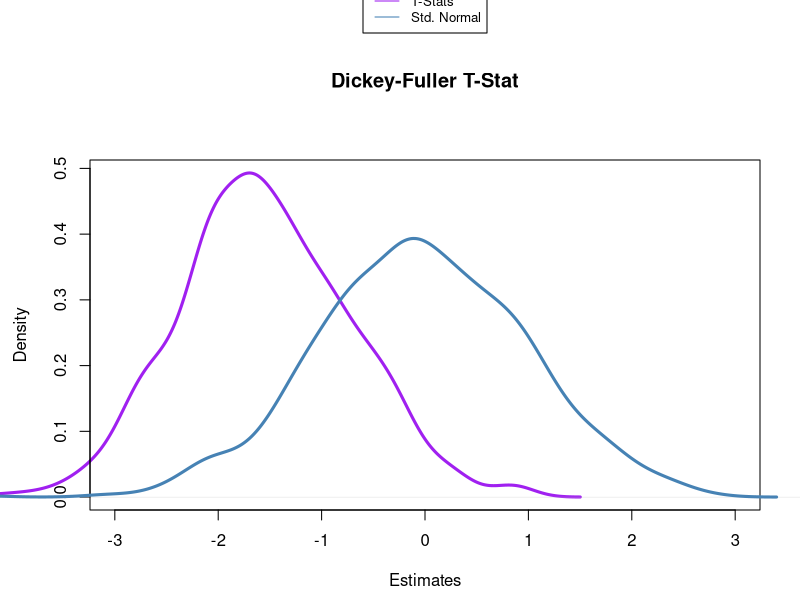
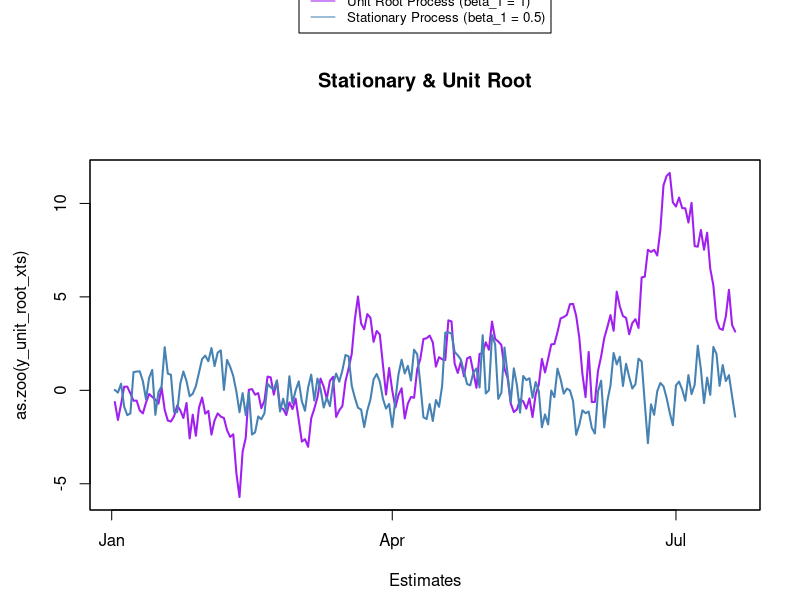
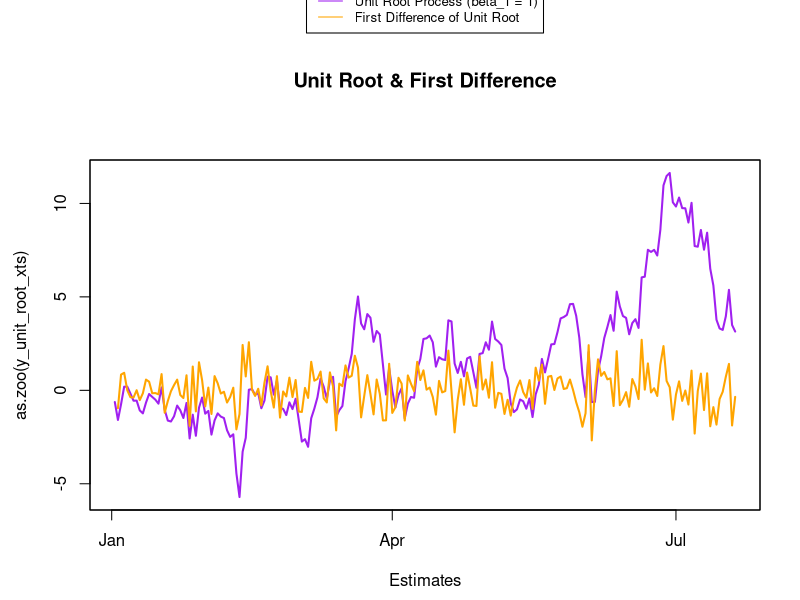

The R source for these figures, in order: (Note: this script raises an error after producing the figures.)
# Week 2 Exercises -- BEEM012.

# Adapted from exercises and examples in Hanck, Arnold, Gerber, and Schmelzer (2020) 
# Introduction to Econometrics with R. This book is licensed under the Creative Commons Attribution-NonCommercial-ShareAlike 4.0 International License. (HA)

# Load useful libraries we will use for time series.
library(AER)
library(readxl)
library(xts)
library(zoo)
library(dynlm)

#install.packages("urca")
library(urca)

### Section 1: Testing for a Unit Root Process

#===============================================================================
# SET-UP SECTION
# This section between the ====== lines is set-up, where we simulate some
# time series we use below so we can see how the test for a unit root process works.
# If you want to look through this section and see how it works, great!
# If not, you can skip this and focus on the section below where we do the test 
# and analyze results.

# First, we set up a unit root process with beta_1 = 1.

num_iterations <- c(1000) # Here we are simulating 50 time series
num_periods <- c(200)

random_walk <- array(c(0),dim = c(num_iterations,num_periods))
beta_1_hat <- array(c(0),dim = c(num_iterations))
d <- as.Date(1:num_periods)
DickeyFuller_teststats <- array(c(0),dim = c(num_iterations)) # We are also setting up an empty vector to record the t-statistics for beta_1_hat

set.seed(250) ## set seed to replicate randomization

# This first time series we simulate is a unit root, with \beta_1 = 1.

for (i in 1:num_iterations) {   
  u <- rnorm(num_periods)   
  random_walk[i,1] = u[1]
  for (t in 2:num_periods) {
    random_walk[i,t] = (1 * random_walk[i,t-1]) + u[t]
  }
  y_unit_root = random_walk[i,]
  y_unit_root_xts <- xts(y_unit_root, d)
  AR1_DickeyFuller_lm <- lm(diff(y_unit_root_xts) ~ lag(y_unit_root_xts,1))
  DickeyFuller_teststats[i] = coeftest(AR1_DickeyFuller_lm)[2,3]
}

# Now, for comparison, we simulate time series where beta = 0.25:

stationary_process <- array(c(0),dim = c(num_iterations,num_periods))
d <- as.Date(1:num_periods)
DickeyFuller_teststats_Stationary <- array(c(0),dim = c(num_iterations)) # We are also setting up an empty vector to record the t-statistics for beta_1_hat

for (i in 1:num_iterations) {   
  u <- rnorm(num_periods)   
  stationary_process[i,1] = u[1]
  for (t in 2:num_periods) {
    stationary_process[i,t] = (0.5 * stationary_process[i,t-1]) + u[t]
  }
  
  y_stationary = stationary_process[i,]
  y_stationary_xts <- xts(y_stationary, d)
  AR1_DickeyFuller_lm <- lm(diff(y_stationary_xts) ~ lag(y_stationary_xts,1))
  DickeyFuller_teststats_Stationary[i] = coeftest(AR1_DickeyFuller_lm)[2,3]
}

#### Now, we will simulate an AR2 time series so we can use an Augmented Dickey Fuller Test.
y_unit_root_AR2 <- array(c(0),dim = c(num_periods))

set.seed(250) ## set seed to replicate randomization
# This second time series will be an AR2 unit root process
# so \beta_1 + \beta_2 = 1 for a unit root.
# Let's therefore set beta_1 = 0.7 and beta_2 = 0.3
beta1 <- 0.7
beta2 <- 0.3

u <- rnorm(num_periods)   
y_unit_root_AR2[1] = u[1]
y_unit_root_AR2[2] = (beta1 * y_unit_root_AR2[1]) + u[2]
for (t in 3:num_periods) {
  y_unit_root_AR2[t] = (beta1 * y_unit_root_AR2[t-1]) + (beta2 * y_unit_root_AR2[t-2]) + u[t]
}
y_unit_root_AR2
y_unit_root_AR2_xts <- xts(y_unit_root_AR2, d)

#### Now, we will simulate an AR2 time series WITH a Time Trend so we can use
# an Augmented Dickey Fuller Test of stationarity AROUND a trend
y_AR2_TrendStationary <- array(c(0),dim = c(num_periods))

set.seed(150) ## set seed to replicate randomization
# This second time series will be an AR2 unit root process
# so \beta_1 + \beta_2 = 1 for a unit root.
# Let's therefore set beta_1 = 0.7 and beta_2 = 0.3
alpha <- 0.5
beta1 <- 0.3
beta2 <- 0.1

u <- rnorm(num_periods)   
y_AR2_TrendStationary[1] = alpha + u[1]
y_AR2_TrendStationary[2] = (alpha*2) + (beta1 * y_AR2_TrendStationary[1]) + u[2]
for (t in 3:num_periods) {
  y_AR2_TrendStationary[t] = (alpha*t) + (beta1 * y_AR2_TrendStationary[t-1]) + (beta2 * y_AR2_TrendStationary[t-2]) + u[t]
}
y_AR2_TrendStationary_xts <- xts(y_AR2_TrendStationary, d)

# Let's take the first of our iterations as an example:
y_stationary = stationary_process[1,]
y_stationary_xts <- xts(y_stationary, d)
y_unit_root = random_walk[1,]
y_unit_root_xts <- xts(y_unit_root, d)
#===============================================================================

####### Section 1.2: Plotting Time Series
### To show that the Dickey-Fuller Test Statistics are not normal:

t_stdnormal <- rnorm(1000) # This draw of 1000 outcomes from a standard normal will be compared to the distribution of t-statistics

par(mar=c(4.5, 4.5, 8, 2), xpd=TRUE)
plot(density(DickeyFuller_teststats), 
     col = "purple",      
     xlim = c(-3,3),
     lwd = 3,
     main = "Dickey-Fuller T-Stat",
     xlab = "Estimates")
lines(density(t_stdnormal), 
      col = "steelblue",    
      xlim = c(-3,3),      
      lwd = 3)
legend("top",   
       c("T-Stats", "Std. Normal"), 
       col = c("purple", "steelblue"), 
       lty = c(1, 1),
       inset=c(0,-0.5),
       cex = 0.8
)

par(mar=c(4.5, 4.5, 8, 2), xpd=TRUE)
plot(as.zoo(y_unit_root_xts), 
     col = "purple",      
     lwd = 2,
     main = "Stationary & Unit Root",
     xlab = "Estimates")
lines(as.zoo(y_stationary_xts), 
      col = "steelblue",    
      lwd = 2)
legend("top",   
       c("Unit Root Process (beta_1 = 1)", "Stationary Process (beta_1 = 0.5)"), 
       col = c("purple", "steelblue"), 
       lty = c(1, 1),
       inset=c(0,-0.5),
       cex = 0.8
)

par(mar=c(4.5, 4.5, 8, 2), xpd=TRUE)
plot(as.zoo(y_unit_root_xts), 
     col = "purple",      
     lwd = 2,
     main = "Unit Root & First Difference",
     xlab = "Estimates")
lines(as.zoo(diff(y_unit_root_xts)), 
      col = "orange",    
      lwd = 2)
legend("top",   
       c("Unit Root Process (beta_1 = 1)", "First Difference of Unit Root"), 
       col = c("purple", "orange"), 
       lty = c(1, 1),
       inset=c(0,-0.5),
       cex = 0.8
)
#-------------------------------------------------------------------------------

####### Section 1.3: Implementing the Dickey-Fuller Test

## Section 1.3.1: Dickey-Fuller Test for AR(1) Time Series Data
# In the section above, we have set up our unit root process: y_unit_root_xts,
#     where we know that beta_1 = 1.
#     (in other words, it is a random walk)

# We will now run the ADF test and see how it works:
# We run the exact linear model that is in the Homework Handout:
AR1_DickeyFuller_lm <- lm(diff(y_unit_root_xts) ~ lag(y_unit_root_xts,1)) # This line of code implements a linear model representing the Dickey-Fuller Test
coeftest(AR1_DickeyFuller_lm)     # This line prints the coefficients and their test statistics
# Recall that the Dickey-Fuller test statistic is the t-statistic on the lagged term in the model above:
DickeyFuller_teststat_manual = coeftest(AR1_DickeyFuller_lm)[2,3]

# Now, let's compare this to the output when we use the R function that directly
#   runs the Unit Root test for us. This uses the df (for Dickey-Fuller) command from the 
#   ur package (referring to Unit Root). 
#   Here we are testing the y_unit_root_xts time series, so this is the first argument of the ur.df() command
#   Here we are implementing the model from our lecture notes with 
#   no additional lags, and with an intercept, but no time trend,
#   so we set lags=0 (since we don't include any additional lags for the ordinary
#   Dickey-Fuller test) and with type='drift' to indicate we want to use the critical values for
#   the model with an intercept only.
unit_root_test = ur.df(y_unit_root_xts, lags=0, type='drift')
# These two commands retrieve the parameters of interest we care about:
DickeyFuller_teststat_automatic = unit_root_test@teststat[1]
DickeyFuller_CriticalValues = unit_root_test@cval[1,]
# If you want to see the full output from this function, run summary(unit_root_test).
# This includes more detail than we need right now though

# Now, let's look at what we find:
print(c("Manually Computed Dickey Fuller Test Statistic:", round(DickeyFuller_teststat_manual,2)))
print(c("Automatic Dickey Fuller Test Statistic:", round(DickeyFuller_teststat_automatic,2)))
# The test-statistic we calculate from our manually set-up lm() is the exact same
# as the one from the ur.df() function!
# Now, let's look at the Critical Values from the ur.df() function. 
# As we showed above, the t-statistics are not normal, so we need to use special
# Critical Values to test:
print("Dickey-Fuller Intercept-Only Critical Values:")
print(DickeyFuller_CriticalValues)
# As you can see, the Dickey-Fuller test statistic for our unit root process
# does NOT reject the null, so we cannot conclude it is stationary.

# Now, let's repeat the same for a Stationary time series, and see what happens!
# Take the exact code from above, but replace the y_unit_root_xts with 
# our xts object for a stationary time series: y_stationary_xts
# Stationary Time Series:
Stationary_DickeyFuller_lm <- lm("INSERT MODEL HERE") ### Adapt the code from the AR1_DickeyFuller_lm command on line 185.
coeftest(Stationary_DickeyFuller_lm) ### Look at this coefficient table, and identify which is the appropriate Dickey-Fuller test statistic.
### Use the coordinates of the correct coefficient and use these to update the line below where it says "INSERT ROW HERE"
### and "INSERT COLUMN HERE" below.
DF_stationary_teststat_manual = coeftest(Stationary_DickeyFuller_lm)["INSERT ROW HERE","INSERT COLUMN HERE"]

unit_root_test_Stationary = ur.df(y_stationary_xts, lags=0, type='drift')
DF_stationary_teststat_automatic = unit_root_test_Stationary@teststat[1]
DF_stationary_CriticalValues = unit_root_test_Stationary@cval[1,]

# Now, let's look at what we find:
print(c("Manual Dickey Fuller Test Statistic for Stationary Series:", round(DF_stationary_teststat_manual,2)))
print(c("Automatic Dickey Fuller Test Statistic for Stationary Series:", round(DF_stationary_teststat_automatic,2)))
# Now, let's look at the Critical Values from the ur.df() function. 
# As we showed above, the t-statistics are not normal, so we need to use special
# Critical Values to test:
print("Dickey-Fuller Intercept-Only Critical Values:")
print(DF_stationary_CriticalValues)
# Can we reject the null hypothesis? What can you conclude from this?

## Section 1.3.2: ADF Test for AR(2)
# Now, let's use the AR2 Unit Root process we simulated above: y_unit_root_AR2_xts
#     and let's run an ADF test
#     Recall from the notes or Homework Handout that for an ADF test with p=2, we 
#     include two lags of the difference.
#     We take the lag of a difference just like any other lag, but putting the
#     diff() function inside a lag() function: so the order-p lag of the diff is lag(diff(y_unit_root_AR2_xts),p)
#     Add the required lagged difference terms to the appropriate linear model to run an ADF test on this AR2 process.
#     Replace " REPLACE NECESSARY TERMS HERE " with the terms required to make this an appropriate ADF test model.
UnitRootAR2_DickeyFuller_lm <- lm(diff(y_unit_root_AR2_xts) ~ lag(y_unit_root_AR2_xts,1) + " REPLACE NECESSARY TERMS HERE ")
ADF_AR2_teststat_manual = coeftest(UnitRootAR2_DickeyFuller_lm)[2,3]

# Let's check we get the same outcome when we use the automatic Unit Root Test:
#   We are using a model with an intercept, so type='drift' again.
#   We are using a model with two lags in this Augmented Dickey Fuller test, so lags=2
unit_root_test_AR2 = ur.df(y_unit_root_AR2_xts, lags=2, type='drift')
ADF_AR2_teststat_automatic = unit_root_test_AR2@teststat[1]
ADF_AR2_CriticalValues = unit_root_test_AR2@cval[1,]

# Now, let's look at what we find:
print(c("Manual Augmented Dickey Fuller Test Statistic:", round(ADF_AR2_teststat_manual,2)))
print(c("Automatic Augmented Dickey Fuller Test Statistic:", round(ADF_AR2_teststat_automatic,2)))
# Now, let's look at the Critical Values from the ur.df() function. 
# As we showed above, the t-statistics are not normal, so we need to use special
# Critical Values to test:
print("Dickey-Fuller Intercept-Only Critical Values:")
print(ADF_AR2_CriticalValues)
# Can we reject the null hypothesis? What can you conclude from this?

## Section 1.3.3: Testing for Stationarity Around Trend:
#   Now, we are going to use the time series we simulated above which is stationary around a deterministic time trend
#   Recall, we simulated a stationary AR2, with an added time trend.
#   For this, we use the version of the ADF test that includes a time trend
#   In R, we can add a time trend by including a term that reflects the time period of a given observation
#   This is written as time(y_AR2_TrendStationary_xts), and is equivalent to including t in our model as a regressor
TrendStationaryAR2_Trend_lm <- lm(diff(y_AR2_TrendStationary_xts) ~ time(y_AR2_TrendStationary_xts) + lag(y_AR2_TrendStationary_xts,1) + lag(diff(y_AR2_TrendStationary_xts),1) +  lag(diff(y_AR2_TrendStationary_xts),2))
coeftest(TrendStationaryAR2_Trend_lm)
ADF_TrendStationaryAR2_manual = coeftest(TrendStationaryAR2_Trend_lm)[3,3]

# Let's check we get the same test statistic when we use the automatic Unit Root Test:
#   We are using a model with an intercept, so type='trend' again.
#   We are using a model with two lags in this Augmented Dickey Fuller test, so lags=2
#   Remember, we are now testing the y_AR2_TrendStationary_xts time series, so we update the first argument of the ur.df() function
unit_root_test_TrendStationaryAR2 = ur.df(y_AR2_TrendStationary_xts, lags=2, type='trend')
unit_root_test_TrendStationaryAR2@teststat[1]
unit_root_test_TrendStationaryAR2@cval[1,]

# Try now, without a trend. To do this, take the linear model from above, and remove the time()
#     term, which indicated we include a time trend.
TrendStationaryAR2_NoTrend_lm <- lm( "REPLACE THIS WITH MODEL of ADF TEST from line 278 but WITHOUT THE TIME TREND TERM")
coeftest(TrendStationaryAR2_NoTrend_lm)[2,3]
URtest_NoTrend_TrendStationaryAR2 <- ur.df(y_AR2_TrendStationary_xts, lags=2, type='drift')
URtest_NoTrend_TrendStationaryAR2@teststat[1]
URtest_NoTrend_TrendStationaryAR2@cval[1,]

# What do we conclude from this test about our time series being stationary? 
# Given what we know about there being a trend in our data, is this correct?
#     Recall that if we reject the null hypothesis, then our time series is stationary.
#     Given all this, does the result of this test make sense?

########### Section 2: Testing for a Break

#===============================================================================
# SET-UP SECTION
# This section between the ====== lines is set-up, where we simulate some
# time series we use below so we can see how the test for a break works.
# If you want to look through this section and see how it works, great!
# If not, you can skip this and focus on the section below where we do the test 
# and analyze results.

# First, we set up a time series with a break.

num_iterations <- c(1000) # Here we are simulating 10 time series
num_periods <- c(100)
break_period <- c(50)

beta0 <- c(1)
delta0 <- c(0)
beta1 <- c(0.15)
delta1 <- c(0.75)

time_series_break50 <- array(c(0),dim = c(num_iterations,num_periods))
beta_0_hat <- array(c(0),dim = c(num_iterations))
beta_1_hat <- array(c(0),dim = c(num_iterations))
delta0_hat <- array(c(0),dim = c(num_iterations))
delta1_hat <- array(c(0),dim = c(num_iterations))

beta_0_hat_naive <- array(c(0),dim = c(num_iterations))
beta_1_hat_naive <- array(c(0),dim = c(num_iterations))

d <- as.Date(1:num_periods)
DickeyFuller_teststats <- array(c(0),dim = c(num_iterations)) # We are also setting up an empty vector to record the t-statistics for beta_1_hat

set.seed(100) ## set seed to replicate randomization

for (i in 1:num_iterations) {   
  u <- rnorm(num_periods)   
  time_series_break50[i,1] = u[1]
  for (t in 2:break_period) {
    time_series_break50[i,t] = beta0 + (beta1 * time_series_break50[i,t-1]) + u[t]
  }
  for (t in (break_period + 1):num_periods) {
    time_series_break50[i,t] = (beta0 + delta0) + ((beta1+delta1) * time_series_break50[i,t-1]) + u[t]
  }
  
  y_break50 = time_series_break50[i,]
  y_break50_xts <- xts(y_break50, d)
  
  D <- 1*(time(y_break50_xts) >= time(y_break50_xts)[50])
  Chow_test_model = lm(y_break50_xts ~ lag(y_break50_xts,1) + D + (D*lag(y_break50_xts,1)))
  beta_0_hat[i] = coeftest(Chow_test_model)[1,1]
  beta_1_hat[i] = coeftest(Chow_test_model)[2,1]
  delta0_hat[i] = coeftest(Chow_test_model)[3,1]
  delta1_hat[i] = coeftest(Chow_test_model)[4,1]  
  
  naive_model <- lm(y_break50_xts ~ lag(y_break50_xts,1))
  beta_0_hat_naive[i] = coeftest(naive_model)[1,1]
  beta_1_hat_naive[i] = coeftest(naive_model)[2,1]
  }

y_break50 = time_series_break50[1,]
y_break50_xts <- xts(y_break50, d)

par(mar=c(4.5, 4.5, 5, 2), xpd=TRUE)
plot(as.zoo(y_break50_xts), 
     col = "purple",      
     lwd = 3,
     main = "Time Series with Break",
     xlab = "Estimates")
abline(v=as.Date(c(50)), xpd=FALSE,
       col = "red",      
       lwd = 2, lty = 2,
       )


#===============================================================================


### Section 1: Chow Test (where we think we know the break)

# The first thing we need to do before running a Chow test is to set up our
#   dummy or indicator variable. This is a variable equal to one if after the
#   period where we think there is a break. Here, we know the break is at period t=50
#   because that's how we simulated it!
# The middle term is the part that sets up the dummy variable.
#   the condition time(y_break50_xts) > time(y_break50_xts)[50]
#   is TRUE if the time of the observation is after the 50th observation  
#   and FALSE if it is before the 50th observation. 
#   So if we multiply this by 1, we get a time series that is zero for the first
#   fifty observations, then equal to one afterwards
D <- 1*(time(y_break50_xts) > time(y_break50_xts)[50]) 
print(D)

# Now, we add this indicator function D to our regression model.
#   Recall the function for the Chow Test: we want to include D as a regressor
#   by itself, as well as a term for D * Y_(t-1).
#### ONE TERM IS MISSING FROM THE BELOW MODEL -- ADD THE NECESSARY TERM FOR A CHOW TEST
Chow_test_model = lm(y_break50_xts ~ lag(y_break50_xts,1) + (D*lag(y_break50_xts,1)))
coeftest(Chow_test_model)
# Now, the Chow test statistic is an F-test for the terms including our indicator function.
#   This means the null hypothesis is that the coefficient of D is zero,
#   and that the coefficient of D * Y_(t-1) is also zero.
#   This gives the constraint "D=0", "lag(y_break50_xts, 1):D=0" we use in the linearHypothesis below.
#   As before, we are using an F-test and using homoskedasticity only errors.
linearHypothesis(Chow_test_model, c("D=0", "lag(y_break50_xts, 1):D=0"), test="F", white.adjust = FALSE)
# From this F-test, can we reject the null hypothesis?
# What can we conclude from this test of whether our time series has a break at t=50?

### Section 2.2: QLR Test
tau_zero =round(0.15*num_periods,digits=1)
tau_one =round((1-0.15)*num_periods,digits=1)
num_tests <- tau_one - tau_zero + 1
tau <- seq(tau_zero, tau_one)

chow_test_statistics <- array(c(0), dim = c(num_tests)) # Set up an empty array where we will store the Chow test statistics
for (i in 1:num_tests) {  # Loop through the code below once for each period in tau_0 to tau_1
  D <- 1*(time(y_break50_xts) > time(y_break50_xts)[tau[i]])  # Set up the indicator function 
  # remember we are looping through the possible tau's, so tau[i] is the potential break date for this particular loop.
  # With this iteration of the indicator variable, estimate the chow model:
  #### Edit the line below to be the Chow Test model
  Chow_test_model = lm("WRITE IN THE CHOW TEST MODEL FROM ABOVE")
  #coeftest(Chow_test_model)
  # Save the Chow Test Statistic ---- CORRECT THIS LINE OF CODE WITH THE APPROPRIATE RESTRICTION FOR THE CHOW TEST
  chow_test = linearHypothesis(Chow_test_model, c("INSERT APPROPRIATE CONSTRAINT HERE"), test="F", white.adjust = FALSE)
  # Store it in the appropriate place in our vector of Chow test stats:
  chow_test_statistics[i] = chow_test$F[2]
}
# Put the tau's and the chow test statistics in one dataframe where we can see them together:
data.frame("Level" = tau, "F-stat" = chow_test_statistics)

QLR_test_stat = max(chow_test_statistics)   # The QLR test stat is the max of the chow test stats
tau_hat <- tau[which.max(chow_test_statistics)] # Tau_hat is the tau with the largest value of the chow test statistics

# Use the QLR test statistics from the assignment handout to conduct the test

### Section 2.3: Problems with Breaks

cat("Indicator Variable model, Mean beta_0_hat : ", mean(beta_0_hat), "\n",
          "Indicator Variable model, Mean beta_1_hat : ", mean(beta_1_hat), "\n",
          "Indicator Variable model, Mean delta_0_hat : ", mean(delta0_hat), "\n",
          "Indicator Variable model, Mean delta_1_hat : ", mean(delta1_hat), "\n",
          "Naive Model Without Indicator Variable, Mean beta_0_hat : ", mean(beta_0_hat_naive), "\n", 
          "Naive Model Without Indicator Variable, Mean beta_1_hat : ", mean(beta_1_hat_naive), "\n")
